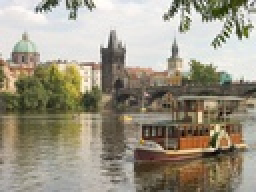
%> input picture inputSeamCarvingPrague.jpg, 128 x 96 px, shrunk from 640 x 480 before the run (shown 2 times larger)
$ octave Problem2_sumbit.m   (GNU Octave 9; MATLAB toolbox functions it lacks are replaced by stand-ins)
%> lines starting %> are read from the running program, lines starting %| are printed output that depends on the picture
%> further down, reducedColorImg is the input picture: size 96x128x3 uint8; mean R, G, B 156.6, 149.7, 132.6
### energy_img.m
function [ energyImg ] = energy_img( im )
% compute the energy at each pixel using...
% the magnitude of the x and y gradients
% Input: im is color image
% Output: energyImg

% Transform im to gray image
grayimage = rgb2gray(im);

% Calculate dx and dy
[dx, dy] = imgradient(grayimage);
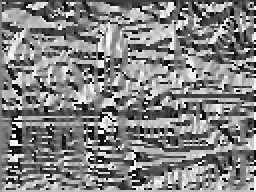
%> dy: size 96x128 double (shown 2 times larger); min -180, max 179.9, mean 3.9; drawn with min black and max white
%%% [dx,dy] = imgradientxy(grayimage); %%%%
SumOfSquare = dx.^2 + dy.^2;
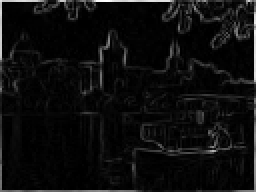
%> SumOfSquare: size 96x128 double (shown 2 times larger); min 0, max 1034441.9, mean 56097.7; drawn with min black and max white
energyImg = double(sqrt(SumOfSquare));
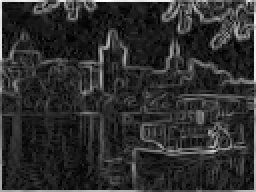
%> energyImg: size 96x128 double (shown 2 times larger); min 0, max 1017.1, mean 183.9; drawn with min black and max white
end

### decrease_height.m
function [reducedColorImg, reducedEnergyImg] = decrease_height(im,energyImg)
im = permute(im,[2 1 3]);
[length,width,height] = size(im);
M = uint8(zeros(length,width-1,height));
cumulativeEnergyMap=cumulative_min_energy_map(energyImg,'HORIZONTAL');
horizontalSeam=find_horizontal_seam(cumulativeEnergyMap);
for i = 1:length
    j = horizontalSeam(i);
    M(i,1:j-1,:) = im(i,1:j-1,:);
    M(i,j:width-1,:) = im(i,j+1:width,:);
end
M = permute(M,[2 1 3]);
reducedColorImg = uint8(M);
reducedEnergyImg = energy_img(M);
end

### cumulative_min_energy_map.m
function [ cumulativeEnergyMap ] = cumulative_min_energy_map(energyImg,seamDirection)
% compute minimum cumulative energy
% Input: energyImg--2D matrix of datatype double
% Input:seamDirection must be the strings ¡®HORIZONTAL¡¯...
% or ¡®VERTICAL¡¯
% Output: cumulativeEnergyMap--2D matrix of datatype double

% Initialize a new matrix
M = zeros(size(energyImg));
[rows, columns] = size(energyImg);
% HORIZONTAL or VERTICAL
if strcmp(seamDirection,'VERTICAL')
    M(1,:) = energyImg(1,:);
    for i = 2:rows
        for j = 1:columns
            if j == 1
                Mt = [M(i-1,j) M(i-1,j+1)];
            elseif j == columns
                Mt = [M(i-1,j-1) M(i-1,j)];
            else
                Mt = [M(i-1,j-1) M(i-1,j) M(i-1,j+1)];
            end
            M(i,j) = energyImg(i,j) + min(Mt);
        end
    end
elseif strcmp(seamDirection,'HORIZONTAL')
    M(:,1) = energyImg(:,1);
    for j = 2:columns
        for i = 1:rows
            if i == 1
                Mt = [M(i,j-1),M(i+1,j-1)];
            elseif i == rows
                Mt = [M(i,j-1),M(i-1,j-1)];
            else
                Mt = [M(i-1,j-1),M(i,j-1),M(i+1,j-1)];
            end
            M(i,j) = energyImg(i,j) + min(Mt);
        end
    end
else
    fprintf('Error: Invalid seamDirection');
end
cumulativeEnergyMap = M;
end

### find_horizontal_seam.m
function [horizontalSeam] = find_horizontal_seam(cumulativeEnergyMap)
%compute the optimal horizontal seam
%output: indices of the pixels

M = transpose(cumulativeEnergyMap);
horizontalSeam = find_vertical_seam(M);
end

### find_vertical_seam.m
function [verticalSeam] = find_vertical_seam(cumulativeEnergyMap)
%compute the optimal vertical seam
%input:cumulativeEnergyMap a 2D matrix of datatype double
%output: verticalSeam a vector containing the...
%column indices of the pixels which form the seam for each row.
M = cumulativeEnergyMap;
[rows, columns] = size(M);
% Initialization
verticalSeam = [];
% index is the index of the minimum one
[~,index] = min(M(rows,:));
% Add the last column index
verticalSeam(rows) = index;

for r = rows-1:-1:1
    if index == 1
        [~,ind] = min([M(r,index), M(r,index+1)]);
        if ind ~= 1
            verticalSeam(r) = index+1;
            index = index+1;
        else
            verticalSeam(r) = index;
        end
    elseif index == columns
        [~, ind] = min([M(r,index-1), M(r,index)]);
        if ind ~= 1
            verticalSeam(r) = index;
        else
            verticalSeam(r) = index-1;
            index = index - 1;
        end

    else
        [~, ind] = min([M(r,index-1), M(r,index), M(r,index+1)]);
        if ind == 1
            verticalSeam(r) = index-1;
            index = index - 1;
        elseif ind == 2
            verticalSeam(r) = index;
        else
            verticalSeam(r) = index+1;
            index = index+1;
        end
    end
end
end

### Problem2_sumbit.m
%For Problem2

%seam_carving_decrease_height.m
%Reduce the height by 50 pixels

%%  inputSeamCarvingPrague.jpg
clc;clf;clear all;
reducedColorImg = imread('inputSeamCarvingPrague.jpg');
%imshow(reducedColorImg);
energyImg = energy_img(reducedColorImg);
for i = 1:50
    [reducedColorImg,~] = decrease_height(reducedColorImg,energyImg);
    energyImg = energy_img(reducedColorImg);
end
%> this loop made 50 passes
%> pass 1, in decrease_height, `im = permute(im,[2 1 3]);`:
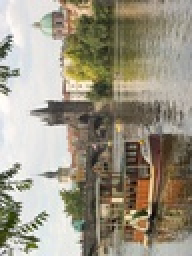
%> im: size 128x96x3 uint8 (shown 2 times larger); mean R, G, B 156.6, 149.7, 132.6; mean of the top-left, top-right, bottom-left and bottom-right quarters 177.4, 127.3, 174.6, 105.9
%> pass 1, in cumulative_min_energy_map, `cumulativeEnergyMap = M;`:
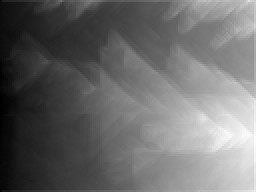
%> cumulativeEnergyMap: size 96x128 double (shown 2 times larger); min 279.2, max 12864.5, mean 5567.3; drawn with min black and max white
%> pass 1, in find_horizontal_seam, `M = transpose(cumulativeEnergyMap);`:
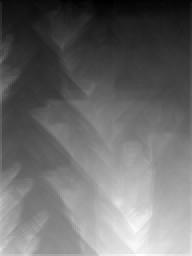
%> M: size 128x96 double (shown 2 times larger); min 279.2, max 12864.5, mean 5567.3; mean of the top-left, top-right, bottom-left and bottom-right quarters 3097, 3264.7, 6847.2, 9060.4; drawn with min black and max white
%> after the loop:
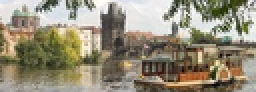
%> reducedColorImg: size 46x128x3 uint8 (shown 2 times larger); mean R, G, B 148.8, 141.2, 121
imshow(reducedColorImg);
